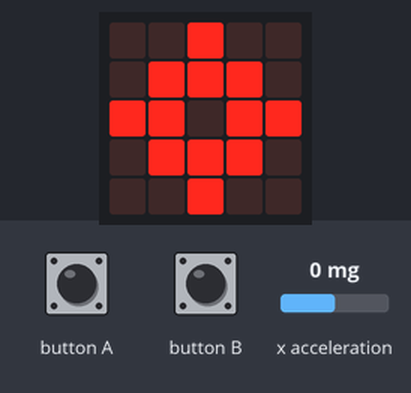
The program below on a simulated BBC micro:bit running MicroPython. Parts: the board's 5×5 LED display. The test bench sets the inputs (shaded band); at power-on: x acceleration 0 mg. Dim RGB values are drawn brighter than linear.

Above: at 1.2 s.
1.3 s: button A pressed for 0.15 s
At 3.2 s:
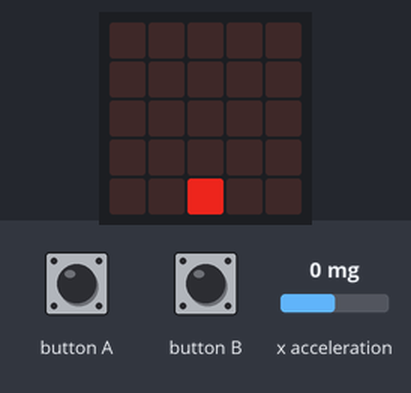
3.9 s: x acceleration set to -94 mg
5.4 s: x acceleration set to -106 mg
At 6.8 s:
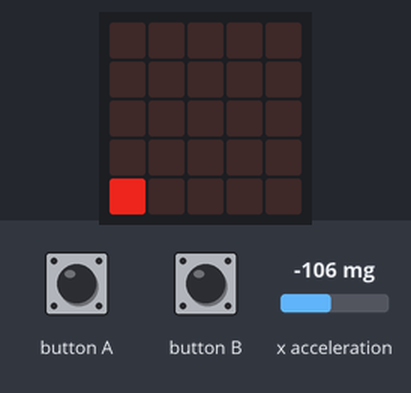
7.1 s: x acceleration set to 96 mg
8.6 s: x acceleration set to 108 mg
At 10.2 s:
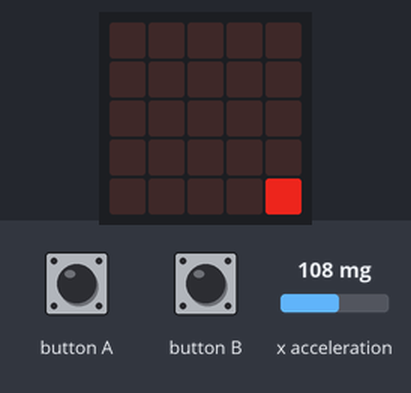
10.5 s: x acceleration set to -1440 mg
At 12.1 s:
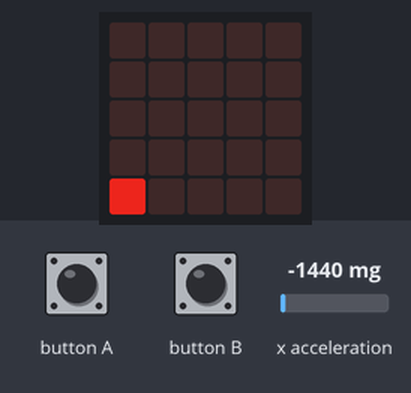
Timing chart, 0 to 13.3 s (numbered marks = the images above; inputs shaded):
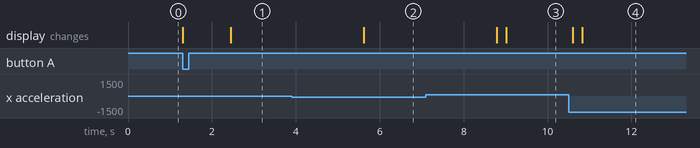

The program:

Break_out.py
```python
from microbit import *
import random
import music
import math

class Ship():
    def __init__(self, x, y):
        self.x = x
        self.y = y

    def move_left(self):

        if self.x != 0:
            self.x -= 1

    def move_right(self):

        if self.x != 4:
            self.x += 1


def DrawGame(t):
    img = Image('00000:'*5)

    img.set_pixel(ship.x, ship.y, 7)

    return img

def ResetGame():
    display.clear()
    global score
    score = 0
    global asteroids
    asteroids = []
    global level
    level = 1


def GetTarget(n):
    working = n + 1
    working = n * working
    working = working / 2

    return working * 10


score = 0
level = 1

while True:
    display.show(Image.TARGET)

    if button_b.was_pressed():
        DisplayScore()

    if button_a.was_pressed():

        ResetGame()

        ship = Ship(2, 4)
        tick = 0
        paws = 75
        sleep(1000)
        playing = True

        while playing:

            #Update ship location

            reading = accelerometer.get_x()

            if reading > 100:
                ship.move_right()

            elif reading < -100:
                ship.move_left()

            i = DrawGame(tick)
            # update ticks
            tick += 1

            if tick == 3:
                tick = 0

                display.show(i)

            sleep(paws)
                
```

Measured:
- the behaviour switches between -100 and -101 mg on x acceleration (found by bisection; images 1 and 2)
- the behaviour switches between 100 and 101 mg on x acceleration (found by bisection; images 2 and 3)
- after the input at 1.3 s, the display: first changes at once (image 1 shows a later state)
- after the input at 3.9 s, every drawn part: stays the same
- after the input at 5.4 s, the display: changes after 0.22 s (image 2)
- after the input at 7.1 s, every drawn part: stays the same
- after the input at 8.6 s, the display: first changes after 0.19 s (image 3 shows a later state)
- after the input at 10.5 s, the display: first changes after 0.10 s (image 4 shows a later state)
